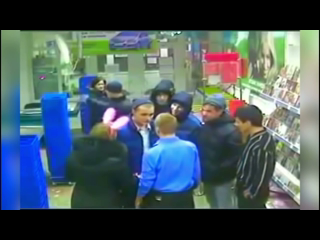
#> input picture frame 30 of videos/1.mp4, 320 x 240 px
$ python tamper_detection.py   (older library calls are emulated)
#> lines starting #> are read from the running program, lines starting #| are printed output that depends on the picture; after the words box and inside, x2 and y2 are one past the last pixel; in counts of white or black regions, pixels touching at a corner belong together
import cv2
import numpy as np
from time import sleep
from termcolor import colored
from datetime import datetime
from skimage.metrics import structural_similarity as ssim


class TamperDetection:
    def __init__(self, input_size=500, show_result=False,
                 similarity_thresh=0.6, history=25,
                 multichannel=True) -> None:
#> further down, frame is the input picture: shape (240, 320, 3); mean B, G, R 96.5, 90.2, 73.9
        self.input_size = input_size
        self.similarity_thresh = similarity_thresh
        self.multichannel = multichannel
        self.flag = False
        self.show_result = show_result
        self.history = history
        self.fgbg = cv2.createBackgroundSubtractorMOG2(history=history)
        self.kernel = np.ones((5, 5), np.uint8)
        self.thresh_size = int(input_size * 0.001)
        self.base_frame = None
        self.mat = 0
        self.tampered = 0
        self.tamper_as_sim = False
        self.tampers_history = []
        self.frame_history = []

    def run(self, frame):
        frame = cv2.cvtColor(frame, cv2.COLOR_BGR2RGB)
        frame = cv2.resize(frame, (self.input_size, self.input_size))
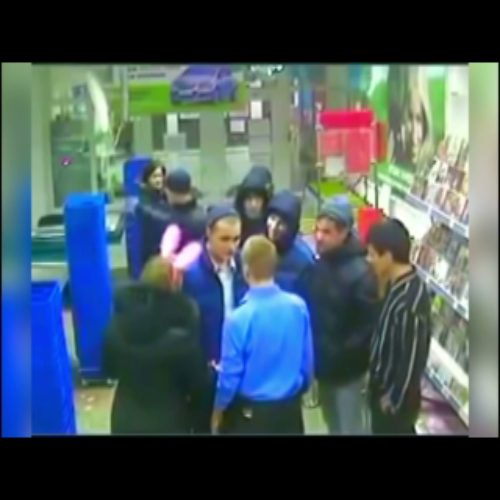
#> frame: shape (500, 500, 3); mean R, G, B 73.8, 90.2, 96.4

        if len(self.frame_history) > 100:
            self.frame_history.pop(0)

        if not self.tamper_as_sim:
            self.frame_history.append(frame)

        area = 0
        self.tampered = 0
        bounding_rect = []
        fgmask = self.fgbg.apply(frame)
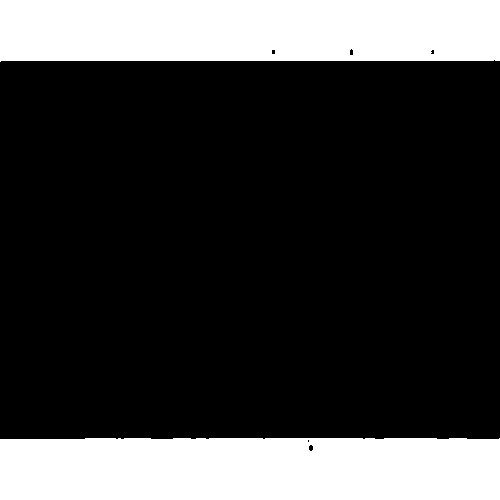
#> fgmask: shape (500, 500); values 127 (black) and 255 (white), 24.5% white; 2 white regions, box (x1, y1, x2, y2) and area: (0, 438, 500, 500) 30801, (0, 0, 500, 62) 30462
        fgmask = cv2.erode(fgmask, self.kernel, iterations=5)
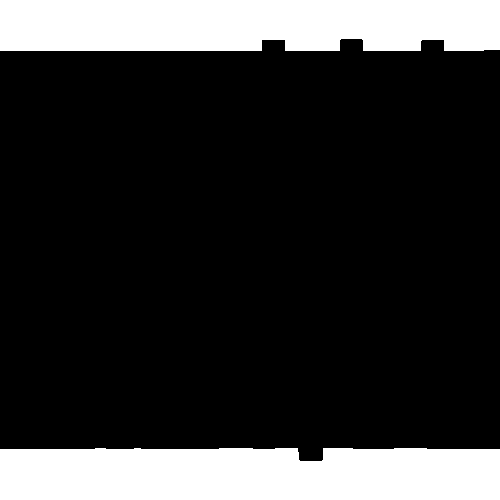
#> fgmask: shape (500, 500); values 127 (black) and 255 (white), 20% white; 2 white regions, box (x1, y1, x2, y2) and area: (0, 448, 500, 500) 25349, (0, 0, 500, 51) 24705
        fgmask = cv2.dilate(fgmask, self.kernel, iterations=5)
#> fgmask: shape (500, 500); values 127 (black) and 255 (white), 24.4% white; 2 white regions, box (x1, y1, x2, y2) and area: (0, 438, 500, 500) 30709, (0, 0, 500, 61) 30395

        contours, _ = cv2.findContours(
            fgmask, cv2.RETR_TREE, cv2.CHAIN_APPROX_SIMPLE
        )
#> contours = [[[0, 0], [0, 499], [499, 499], [499, 0]]]

        for i in range(len(contours)):
            # x,y,w,h
            bounding_rect.append(cv2.boundingRect(contours[i]))
#> this loop made 1 pass
#> after the loop, bounding_rect = [(0, 0, 500, 500)]
        for i in range(len(contours)):
            if (
                bounding_rect[i][2] >= self.thresh_size
                or bounding_rect[i][3] >= self.thresh_size
            ):
                area += area + (bounding_rect[i][2] * bounding_rect[i][3])
#> this loop made 1 pass
#> area on pass 1: 250000
#> after the loop, area = 250000

        if area >= int(frame.shape[0]) * int(frame.shape[1]) / 3:
            self.tampered = 1

        if len(self.tampers_history) >= self.history:
            self.mat = np.convolve(self.tampers_history,
                                   np.ones(self.history), mode='same')[0]
            self.tampers_history.pop(0)

        if self.mat or self.tamper_as_sim:  # trigger tamper
            self.base_frame = self.frame_history[0]
            s = ssim(self.base_frame, frame, multichannel=self.multichannel)

            if s < self.similarity_thresh:
                self.tampered = 1
                self.tamper_as_sim = True
            else:
                self.tamper_as_sim = False
        else:
            self.tamper_as_sim = False

        self.tampers_history.append(self.tampered)

        if self.mat and not self.flag:
            self.mat = 0
            self.flag = True

        if self.show_result:
            if self.mat:
                cv2.putText(frame, "TAMPERING DETECTED", (5, 30),
                            cv2.FONT_HERSHEY_SIMPLEX, 1, (0, 0, 255), 2)

            else:
                cv2.putText(frame, "TAMPERING NOT DETECTED", (5, 30),
                            cv2.FONT_HERSHEY_SIMPLEX, 1, (0, 255, 255), 2)
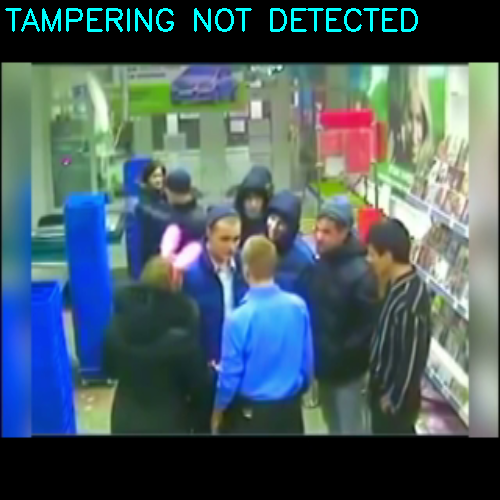
#> frame: shape (500, 500, 3); 1.27% of pixels changed, all inside (x1, y1, x2, y2) = (5, 8, 418, 32)
            cv2.imshow('Tamper Detection', frame)
            cv2.waitKey(1)
            sleep(0.01)

        if self.mat:
            print("[INFO] TAMPERING ", colored("DETECTED ", 'red'),
                  colored(datetime.now(), 'green'))


if __name__ == "__main__":
    td = TamperDetection(show_result=True)
    cap = cv2.VideoCapture(
        "./videos/1.mp4")

    while cap.isOpened():
        frame = cap.read()[1]
        td.run(frame)

$ run again, starting later in the video
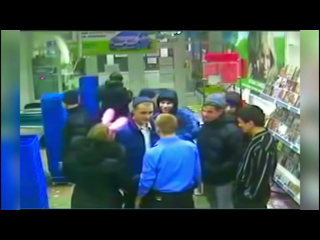
#> input picture frame 135 of videos/1.mp4, 320 x 240 px
#> frame is the input picture: shape (240, 320, 3); mean B, G, R 85.9, 82, 62.5
#> in run, `fgmask = cv2.dilate(fgmask, self.kernel, iterations=5)`:
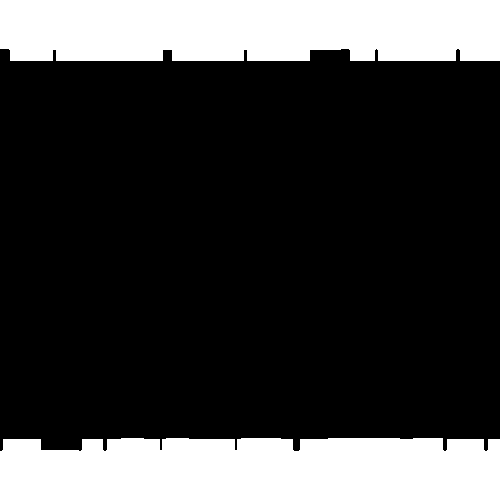
#> fgmask: shape (500, 500); values 127 (black) and 255 (white), 23.8% white; 2 white regions, box (x1, y1, x2, y2) and area: (0, 438, 500, 500) 29936, (0, 0, 500, 61) 29688
#> contours = [[[0, 0], [0, 499], [499, 499], [499, 0]]]
#> the loop in run, `for i in range(len(contours)):` made 1 pass
#> after the loop in run, `for i in range(len(contours)):`: bounding_rect = [(0, 0, 500, 500)]
#> the loop in run, `for i in range(len(contours)):` made 1 pass
#> area on pass 1: 250000
#> after the loop in run, `for i in range(len(contours)):`: area = 250000
#> in run, `cv2.putText(frame, "TAMPERING NOT DETECTED", (5, 30), cv2.FONT_HERSHEY..`:
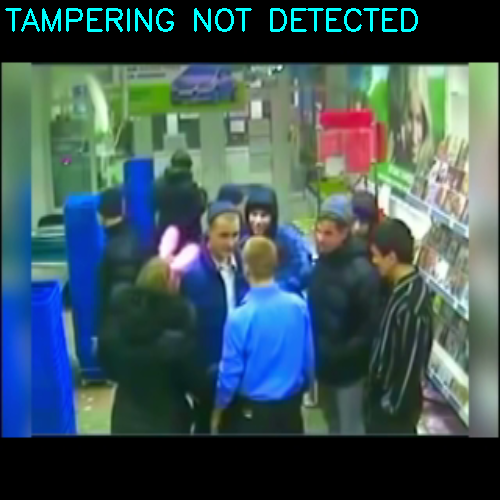
#> frame: shape (500, 500, 3); mean R, G, B 62.4, 85.1, 89.1

$ run again, starting later in the video
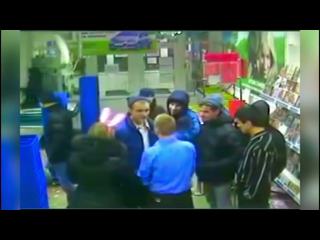
#> input picture frame 240 of videos/1.mp4, 320 x 240 px
#> frame is the input picture: shape (240, 320, 3); mean B, G, R 81.1, 80.2, 61.6
#> in run, `fgmask = cv2.dilate(fgmask, self.kernel, iterations=5)`:
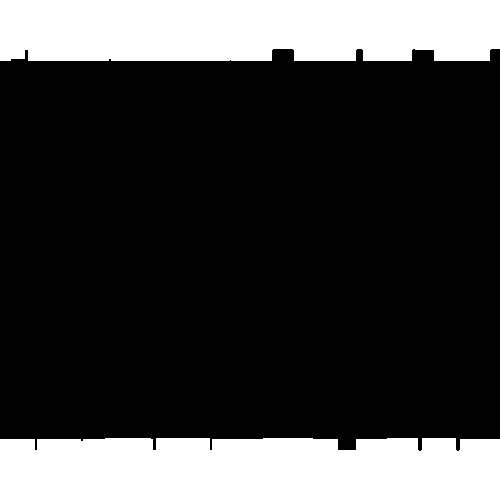
#> fgmask: shape (500, 500); values 127 (black) and 255 (white), 24% white; 2 white regions, box (x1, y1, x2, y2) and area: (0, 438, 500, 500) 30344, (0, 0, 500, 61) 29727
#> contours = [[[0, 0], [0, 499], [499, 499], [499, 0]]]
#> the loop in run, `for i in range(len(contours)):` made 1 pass
#> after the loop in run, `for i in range(len(contours)):`: bounding_rect = [(0, 0, 500, 500)]
#> the loop in run, `for i in range(len(contours)):` made 1 pass
#> area on pass 1: 250000
#> after the loop in run, `for i in range(len(contours)):`: area = 250000
#> in run, `cv2.putText(frame, "TAMPERING NOT DETECTED", (5, 30), cv2.FONT_HERSHEY..`:
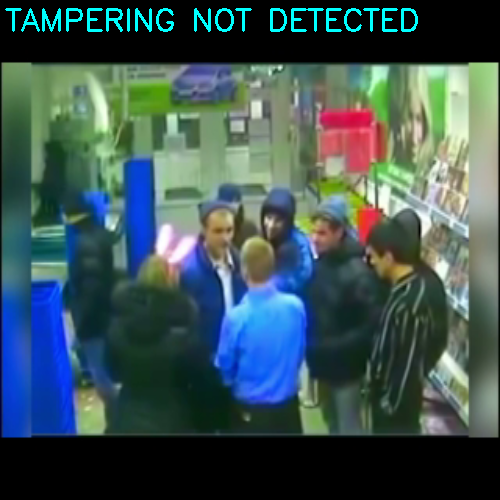
#> frame: shape (500, 500, 3); mean R, G, B 61.5, 83.4, 84.3
